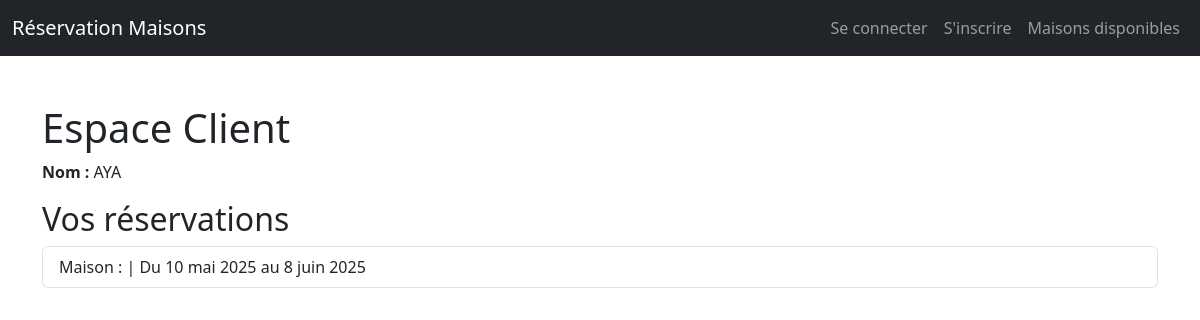
The app's page /espace_client/ (signed in) with its own data.
### booking/models.py (models this page shows, shortened)
class Client(models.Model):
    user = models.OneToOneField(User, on_delete=models.CASCADE, null=True)
    nom = models.CharField(max_length=100)

class Reservation(models.Model):
    maison = models.ForeignKey(Maison, on_delete=models.CASCADE)
    client = models.ForeignKey(Client, on_delete=models.CASCADE)
    date_debut = models.DateField()
    date_fin = models.DateField()

### booking/views.py (the view)
# urls.py: path('espace_client/', views.espace_client, name='espace_client'),
@login_required
def espace_client(request):
    try:
        client = request.user.client
    except ObjectDoesNotExist:
        client = Client.objects.create(user=request.user, nom=request.user.username)
    reservations = Reservation.objects.filter(client=client).order_by('-date_debut')
    return render(request, 'booking/espace_client.html', {'client': client, 'reservations': reservations})

### booking/templates/booking/espace_client.html (shortened to what this page needs)
{% extends 'booking/base.html' %}
{% block content %}
<h1>Espace Client</h1>
<p><strong>Nom :</strong> {{ client.nom }}</p>
<h2>Vos réservations</h2>
{% if reservations %}
    <ul class="list-group">
        {% for res in reservations %}
            <li class="list-group-item">
                Maison : {{ res.maison.nom }} | Du {{ res.date_debut }} au {{ res.date_fin }}
            </li>
        {% endfor %}
    </ul>
{% else %}
    <p>Vous n'avez pas encore de réservation.</p>
{% endif %}
{% endblock %}

### records on screen
Client: nom "AYA"
Reservation: date_debut "10 mai 2025", date_fin "8 juin 2025"
